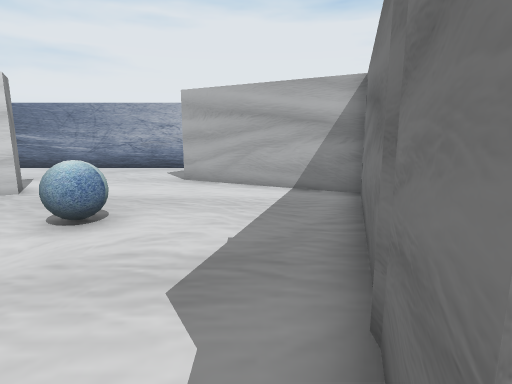
View 1 (above)

16 first-person views from a walk through a Unity game level. The camera is 1.4 m above the floor, tilts 10° down and sees 80° across. The floor is counted in squares, 1 m on a side. Each view is taken from the middle of a square. On the plan, view 1 faces up. The plan holds only what a view shows up to about 14 squares ahead; the rest is blank.

View 2
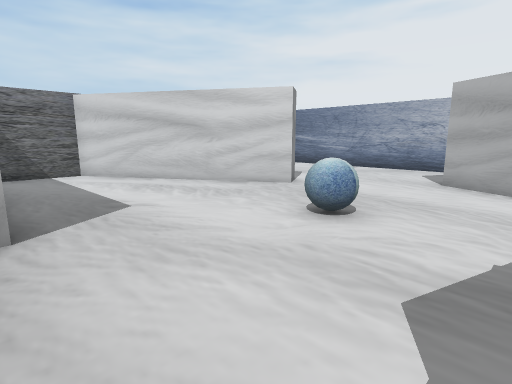

View 3
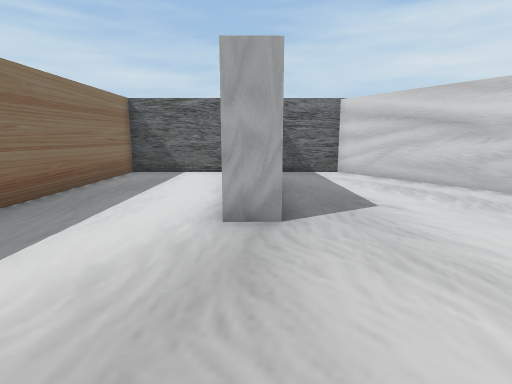

View 4
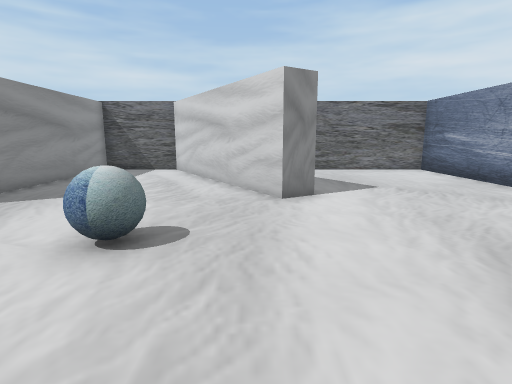

View 5
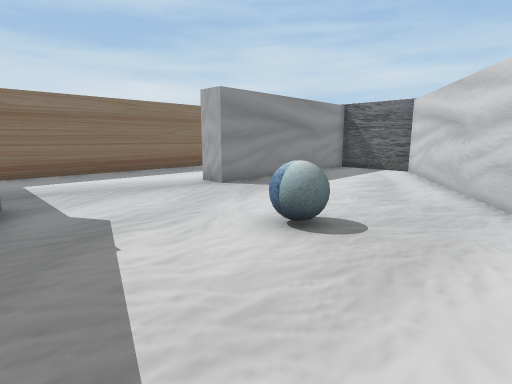

View 6
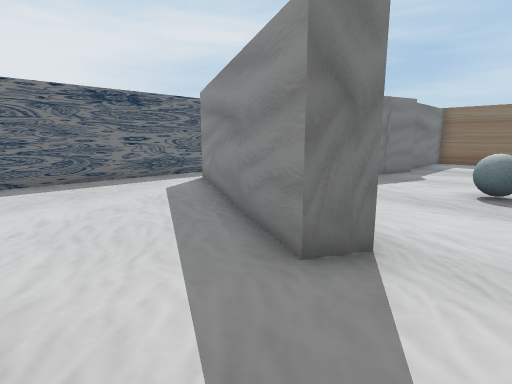

View 7
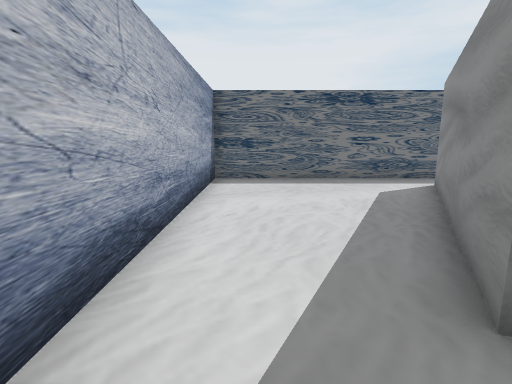

View 8
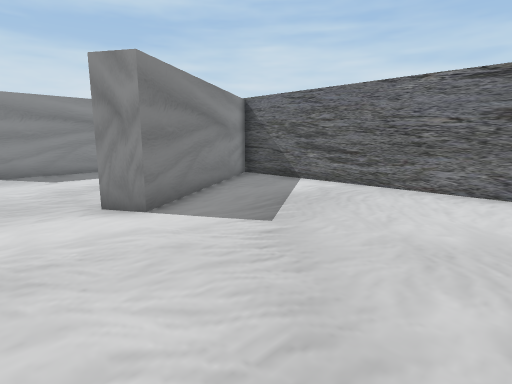

View 9
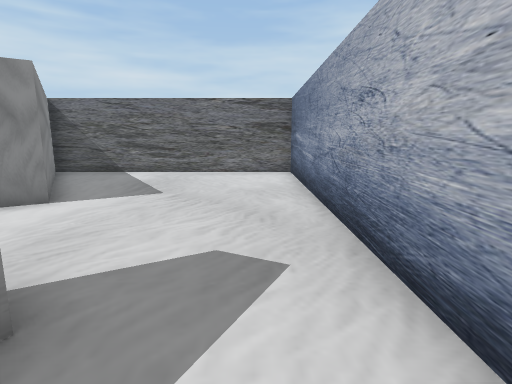

View 10
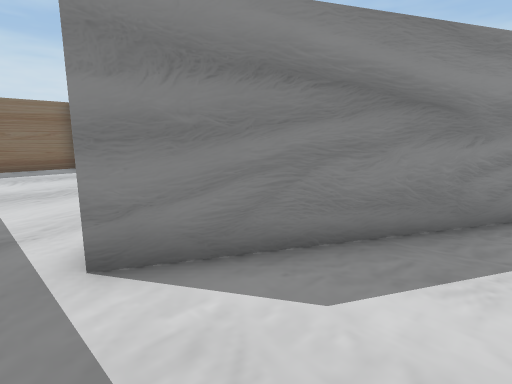

View 11
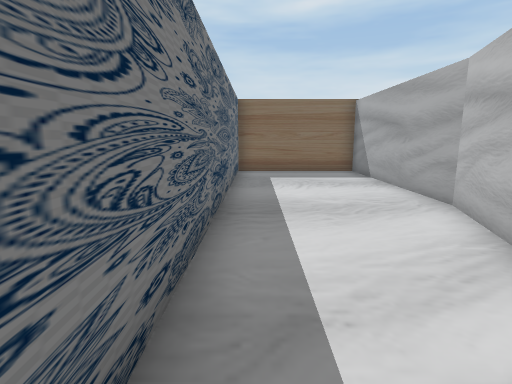

View 12
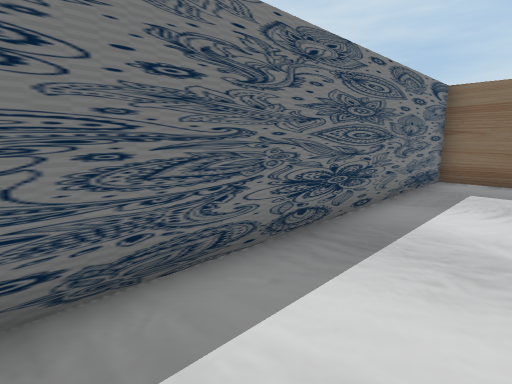

View 13
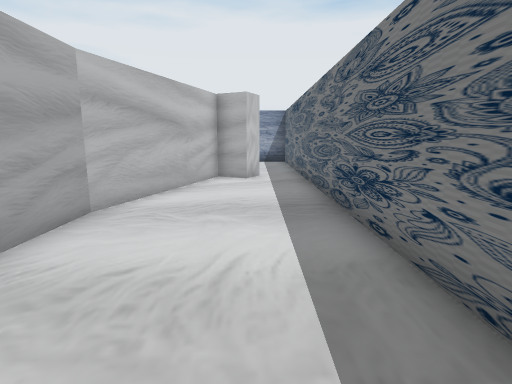

View 14
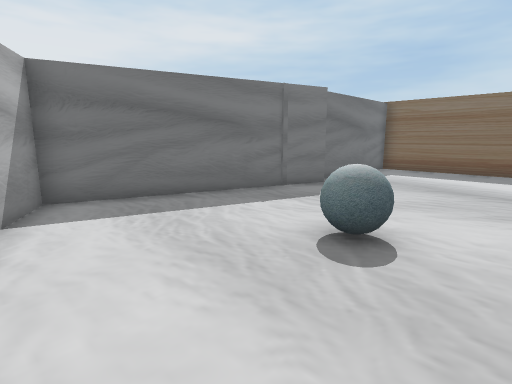

View 15
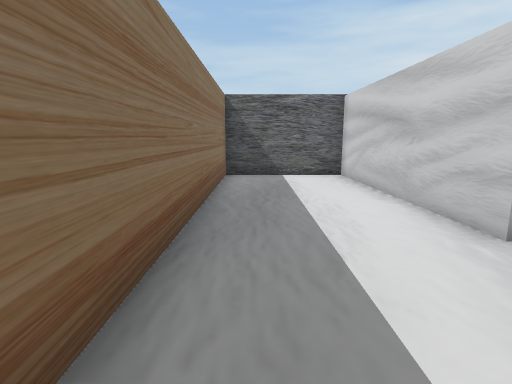

View 16
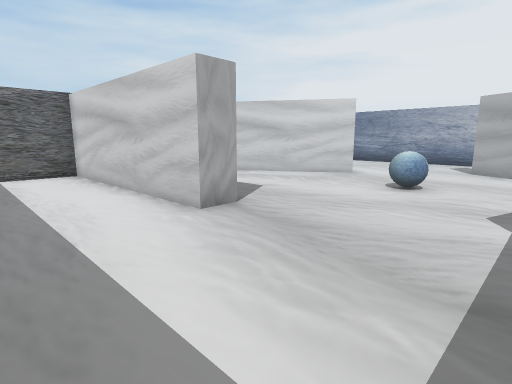

### Floor plan
Ten units are one square. View 1 is at (0, 0); x grows to the right and y downward. Boxes are objects, and circles mark ways between rooms. Rooms are numbered by the first view taken in them; rooms with no view inside come last. Other rooms are left out.
<svg viewBox="-133 -150 205 207">
<path fill="none" stroke="#000" d="M4 -4 27 -77 -24 -104 -20 -112 51 -76 47 -67M67 -65 67 -145 -128 -145 -128 -46 -66 -85 -60 -76 -128 -34 -128 -3 -50 -4 -50 6 -128 7 -128 52 8 52 8 1M18 -18 18 52 67 52 67 -65M47 -67 36 -73 18 -16"/>
<rect x="-35" y="-55" width="10" height="10" fill="#bbb"><title>ball</title></rect>
<circle cx="60" cy="-75" r="3" fill="#2a7"/>
<text x="-40" y="-60">1</text>
<text x="50" y="-10">2</text>
</svg>
Room 1 opens to room 2.

Where each view was taken, in squares from view 1:
view 1: 0 up, 0 right, facing up
view 2: 0 up, 0 right, facing up-left
view 3: 0 up, 0 right, facing left
view 4: 7 up, 1 right, facing left
view 5: 8 up, 1 right, facing down-left
view 6: 14 up, 4 left, facing down-right
view 7: 13 up, 4 left, facing right
view 8: 14 up, 4 left, facing down-left
view 9: 13 up, 0 right, facing left
view 10: 11 up, 6 right, facing down-left
view 11: 8 up, 6 right, facing down
view 12: 6 up, 4 right, facing down-right
view 13: 4 down, 5 right, facing up
view 14: 9 up, 5 left, facing down-right
view 15: 4 down, 1 left, facing left
view 16: 4 down, 0 right, facing up-left
